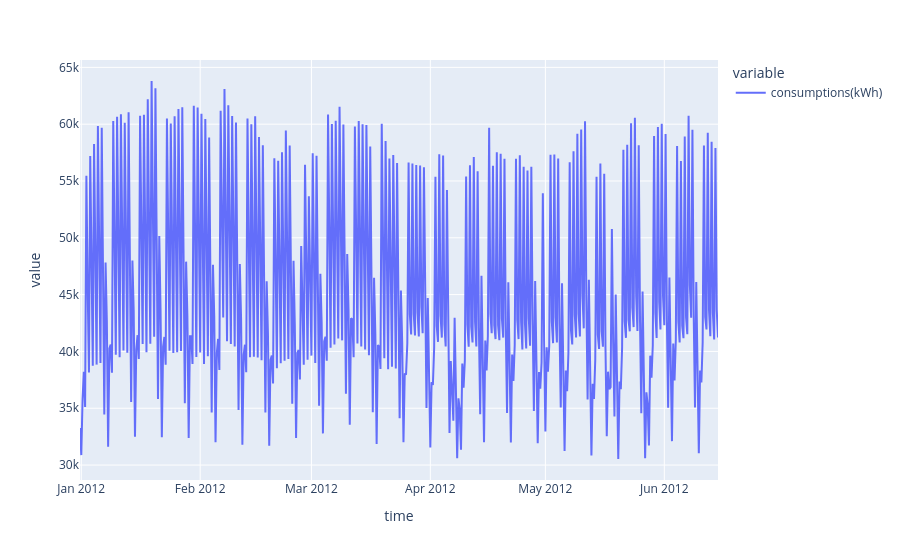

Write notebook code for a chart like this one.
### Code cell
import plotly.express as px
px.line(real_data1)

### Figure 1 — Plotly figure (JSON) as saved in the notebook; plotly's stock layout.template omitted (floating-point values rounded to 4 significant figures; data arrays with more than 128 entries replaced by an {"elided": "..."} marker saying what was removed)
{"data": [{"hovertemplate": "variable=consumptions(kWh)<br>time=%{x}<br>value=%{y}<extra></extra>", "legendgroup": "consumptions(kWh)", "line": {"color": "#636efa", "dash": "solid"}, "marker": {"symbol": "circle"}, "mode": "lines", "name": "consumptions(kWh)", "orientation": "v", "showlegend": true, "x": {"elided": "500 str values"}, "xaxis": "x", "y": {"elided": "500 float values"}, "yaxis": "y", "type": "scatter"}], "layout": {"xaxis": {"anchor": "y", "domain": [0.0, 1.0], "title": {"text": "time"}}, "yaxis": {"anchor": "x", "domain": [0.0, 1.0], "title": {"text": "value"}}, "legend": {"title": {"text": "variable"}, "tracegroupgap": 0}, "margin": {"t": 60}}}
